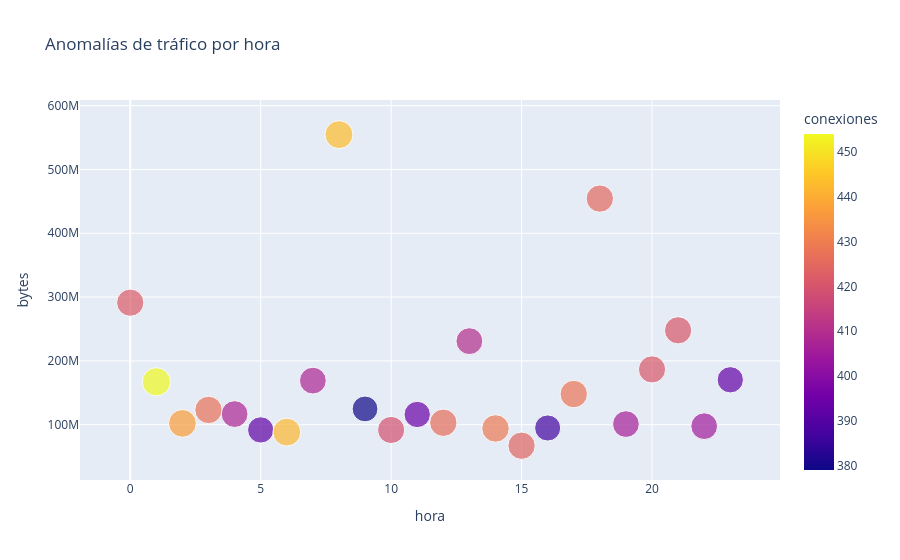

Notebook source saved alongside this figure:
### Code cell
df['timestamp'] = pd.to_datetime(df['timestamp'])
df['hora'] = df['timestamp'].dt.hour

traffic = (
    df.groupby('hora')
    .agg(
        conexiones=('src_ip','count'),
        bytes=('bytes_total','sum')
    )
    .reset_index()
)

fig = px.scatter(
    traffic,
    x='hora',
    y='bytes',
    size='conexiones',
    color='conexiones',
    title='Anomalías de tráfico por hora'
)

fig.show()

### Figure 1 — Plotly figure (JSON) as saved in the notebook; plotly's stock layout.template omitted (floating-point values rounded to 4 significant figures)
{"data": [{"hovertemplate": "hora=%{x}<br>bytes=%{y}<br>conexiones=%{marker.color}<extra></extra>", "legendgroup": "", "marker": {"color": [422, 454, 437, 427, 408, 392, 442, 408, 443, 379, 419, 394, 426, 410, 429, 424, 387, 428, 425, 406, 421, 421, 405, 393], "coloraxis": "coloraxis", "size": [422, 454, 437, 427, 408, 392, 442, 408, 443, 379, 419, 394, 426, 410, 429, 424, 387, 428, 425, 406, 421, 421, 405, 393], "sizemode": "area", "sizeref": 1.135, "symbol": "circle"}, "mode": "markers", "name": "", "orientation": "v", "showlegend": false, "type": "scatter", "x": [0, 1, 2, 3, 4, 5, 6, 7, 8, 9, 10, 11, 12, 13, 14, 15, 16, 17, 18, 19, 20, 21, 22, 23], "xaxis": "x", "y": [291217975, 167266293, 102092844, 123197137, 116700819, 91860721, 88407561, 169106144, 554576233, 124764636, 91795319, 116061448, 103101960, 230956834, 94172722, 67111582, 94907692, 148079465, 454327705, 101021185, 186668286, 247927476, 97732276, 170400657], "yaxis": "y"}], "layout": {"coloraxis": {"colorbar": {"title": {"text": "conexiones"}}, "colorscale": [[0, "#0d0887"], [0.1111, "#46039f"], [0.2222, "#7201a8"], [0.3333, "#9c179e"], [0.4444, "#bd3786"], [0.5556, "#d8576b"], [0.6667, "#ed7953"], [0.7778, "#fb9f3a"], [0.8889, "#fdca26"], [1, "#f0f921"]]}, "legend": {"itemsizing": "constant", "tracegroupgap": 0}, "title": {"text": "Anomalías de tráfico por hora"}, "xaxis": {"anchor": "y", "domain": [0, 1], "title": {"text": "hora"}}, "yaxis": {"anchor": "x", "domain": [0, 1], "title": {"text": "bytes"}}}}
